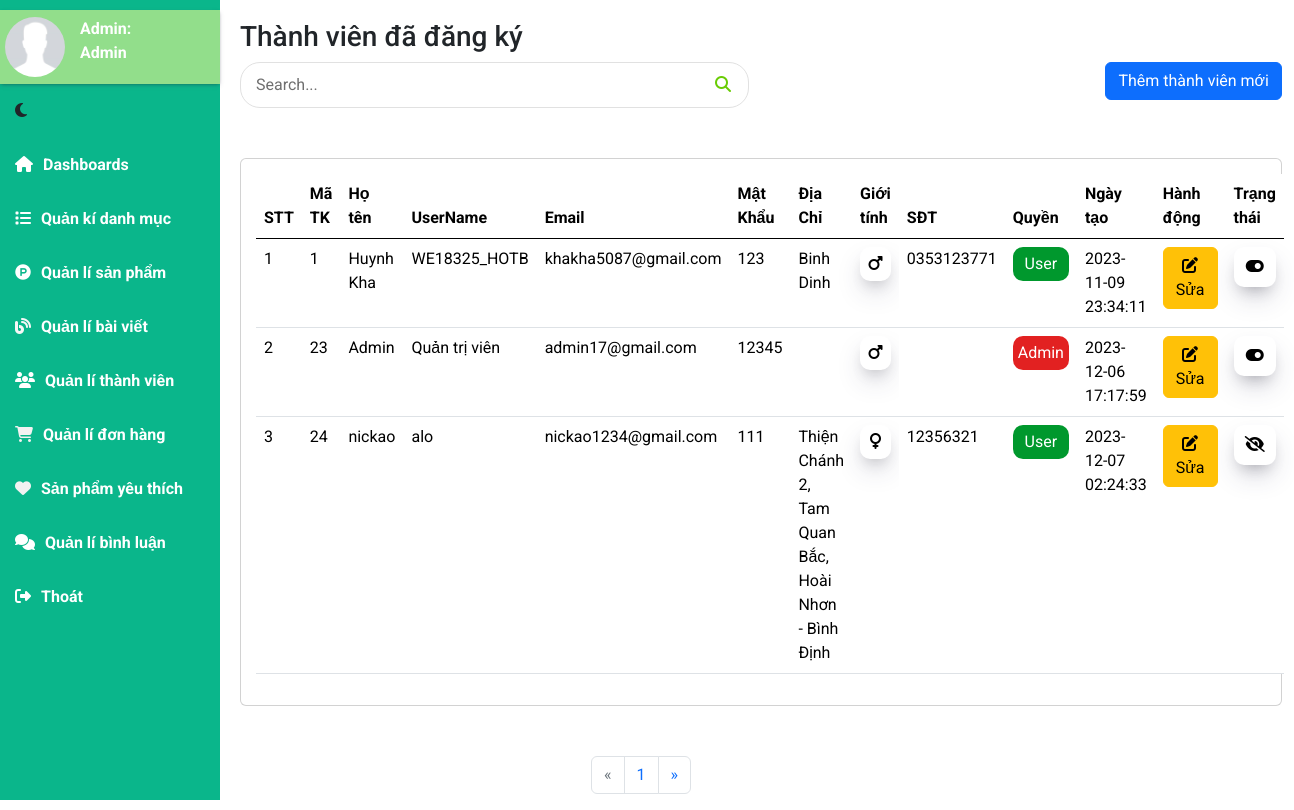
/admin/user (signed in), run on the app's committed database.
### tables this page shows
CREATE TABLE `taikhoan` (
  `MaTK` int NOT NULL,
  `HoTen` varchar(50) NOT NULL,
  `UserName` varchar(50) NOT NULL COMMENT 'Biệt danh',
  `Email` varchar(50) NOT NULL,
  `MatKhau` varchar(50) NOT NULL,
  `DiaChi` varchar(255) NOT NULL,
  `GioiTinh` tinyint(1) NOT NULL DEFAULT '0' COMMENT '0: là nam, 1: là nữ',
  `SoDienThoai` varchar(50) NOT NULL,
  `Quyen` tinyint(1) NOT NULL DEFAULT '0' COMMENT '0: là user, 1: là admin',
  `NgayTao` datetime DEFAULT CURRENT_TIMESTAMP,
  `HinhAnh` text,
  `HoatDong` tinyint(1) NOT NULL DEFAULT '0' COMMENT '0 là đang hoạt động, 1 là vô hiệu hóa tài khoản\r\n'
);

### app/controller/c_admin.php (called while the page is built, shortened)
<?php
    class c_admin extends c_base{
        private $htmlAdmin;
        function __construct(){
            $this->htmlAdmin = new m_admin;
        }
            function user(){
                $this->titlepage = "Admin user";
                $page = isset($_GET['page']) ? (int)$_GET['page'] : 1;
                if(isset($_POST['search_product'])){
                    $keyword = $_POST['keyword'];
                } else {
                    $keyword = "";
                }
                $SoTrang = ceil($this->htmlAdmin->user_adminPhanTrang()/6);
                $userall = $this->htmlAdmin->get_useradmin($keyword,$page);
                $this->data['userall'] = $userall;
                $this->data['SoTrang'] = $SoTrang;
                $this->data['page'] = $page;
                $this->renderView("admin/v_admin_user", $this->titlepage ,$this->data);
            }
    }
?>

### app/routing/routeIndex.php (called while the page is built, shortened)
<?php
    $uri = isset($_GET['url']) ? "/".rtrim($_GET['url'], '/') : '/index';
    Route::dispatch($uri);
?>

### index.php (called while the page is built, shortened)
<?php
    include_once 'app/routing/routeIndex.php';
?>

### app/model/m_pdo.php (called while the page is built, shortened)
<?php
            class m_pdo{
        private $dbhost= DB_HOST;
        private $dbname= DB_NAME;
        private $username= DB_USERNAME;
        private $password = DB_PASSWORD;
        private $conn;
        function __construct(){
            try {
                $this->conn = new PDO("mysql:host=".$this->dbhost.";dbname=".$this->dbname, $this->username, $this->password);
                $this->conn->setAttribute(PDO::ATTR_ERRMODE, PDO::ERRMODE_EXCEPTION);
            } catch (PDOException $th) {
                throw $th;
            }
        }
        function pdo_query($sql){
            $sql_args = array_slice(func_get_args(), 1);
            try{
                $this->stmt = $this->conn->prepare($sql);
                $this->stmt->execute($sql_args);
                $rows = $this->stmt->fetchAll();
                return $rows;
            }
            catch(PDOException $e){
                throw $e;
            }
            finally{
                unset($conn);
            }
        }
    }
?>

### app/model/m_admin.php (called while the page is built, shortened)
<?php
    class m_admin {
        private $data;
        function __construct(){
            $this->data = new m_pdo;
        }
        function get_useradmin($keyword,$page=1){
            $BatDau = ($page - 1) * 6;
            return $this->data->pdo_query("SELECT * FROM TaiKhoan WHERE
                CASE
                WHEN Quyen = 0 THEN 'user'
                WHEN Quyen = 1 THEN 'admin'
                END
                LIKE '%$keyword%' OR HoTen LIKE '%$keyword%' LIMIT $BatDau,6");
        }
    }
?>

### app/view/admin/v_admin_user.php (the view, shortened to what this page needs)
<?php include_once 'v_admin_header.php' ?>
<div class="main-content">
    <h3 class="title-page">
        Thành viên đã đăng ký
    </h3>
    <div class="row">
        <div class="col-md-6">
            <div class="blog__sidebar__search">
                <form action="index.php?mod=admin&act=admin_user" method="post">
                    <input type="text" name="keyword" placeholder="Search...">
                    <button type="submit" name="search_product"><i class="fa-solid fa-magnifying-glass" style="color: #69cc05;"></i></button>
                </form>
            </div>
        </div>
        <div class="col-md-6">
            <div class="d-flex justify-content-end">
                <a href="<?=APPURL?>admin/userAdd" class="btn btn-primary mb-2">Thêm thành viên mới </a>
            </div>
        </div>
    </div>
    <section class="row">
        <div class="col-sm-12 col-md-12 col xl-12">
            <div class="card chart">
                <table class="table">
                    <thead>
                        <tr>
                            <th>STT</th>
                            <th>Mã TK </th>
                            <th>Họ tên </th>
                            <th>UserName</th>
                            <th>Email </th>
                            <th>Mật Khẩu </th>
                            <th>Địa Chỉ </th>
                            <th>Giới tính </th>
                            <th>SĐT </th>
                            <th>Quyền</th>
                            <th>Ngày tạo</th>
                            <th>Hành động</th>
                            <th>Trạng thái</th>
                        </tr>
                    </thead>
                    <tbody>
                        <?php
                            $userall = $data['userall'];
                            $stt = 1;
                            foreach($userall as $user):
                        ?>
                        <tr>
                            <td><?=$stt?></td>
                            <td><?=$user['MaTK']?></td>
                            <td><?=$user['HoTen']?></td>
                            <td><?=$user['UserName']?></td>
                            <td><?=$user['Email']?></td>
                            <td style="width:30px;"><?=$user['MatKhau']?></td>
                            <td><?=$user['DiaChi']?></td>
                            <td>
                                <?php
                                    switch ($user['GioiTinh']) {
                                        case '0':
                                            echo '<p class="GioiTinhproduct"><i class="fa-solid fa-mars"></i></p>';
                                            break;
                                        case '1':
                                            echo '<p class="GioiTinhproduct"><i class="fa-solid fa-venus"></i></p>';
                                            break;
                                    }
                                ?>
                            </td>
                            <td><?=$user['SoDienThoai']?></td>
                            <td>
                                <?php
                                    switch ($user['Quyen']) {
                                        case '0':
                                            echo '<p style="text-align: center; color:#fff; padding:5px 5px; background-color: #00982d;border-radius: 10px;">User</p>';
                                            break;
                                        case '1':
                                            echo '<p style="text-align: center; color:#fff; padding:5px 5px; background-color: #e22121;border-radius: 10px;">Admin</p>';
                                            break;
                                    }
                                ?>
                            </td>
                            <td><?=$user['NgayTao']?></td>
                            <td>
                                <a href="<?=APPURL?>admin/userEdit/<?=$user['MaTK']?>" class="btn btn-warning"><i class="fa-solid fa-pen-to-square"></i> Sửa</a>
                            </td>
                            <td>
                                <?php
                                    switch ($user['HoatDong']) {
                                        case '0':
                                            echo '<p class="statusproduct_1"><i class="fa-solid fa-toggle-on" style="green"></i></p>';
                                            break;
                                        case '1':
                                            echo '<p class="statusproduct_1"><i class="fa-solid fa-eye-slash"></i></p>';
                                            break;
                                    }
                                ?>
                            </td>
                        </tr>
                        <?php
                            $stt++;
                            endforeach;
                        ?>
                    </tbody>
                </table>
            </div>
        </div>
    </section>
</div>
<div class="admin__pagein">
    <ul class="pagination">
        <li class="page-item <?= ($data['page'] <= 1) ? "disabled" : ""?>">
            <a class="page-link" href="<?=APPURL?>admin/user?page=<?=($data['page']-1)?>" aria-label="Previous">
                <span aria-hidden="true">&laquo;</span>
            </a>
        </li>
        <?php
        $SoTrang = $data['SoTrang'];
        for($i=1; $i <= $SoTrang ; $i++): ?>
            <li class="page-item <?= ($page==$i) ? 'active' : '' ?>">
                <a class="page-link" href="<?=APPURL?>admin/user?page=<?=$i?>"><?=$i?></a>
            </li>
        <?php endfor;  ?>
        <li class="page-item <?=  ($page >= $SoTrang) ? "disabled" : ""?>">
        <a class="page-link" href="<?= APPURL?>admin/user?page=<?= ($data['page'] + 1) ?>" aria-label="Next">
                <span aria-hidden="true">&raquo;</span>
            </a>
        </li>
    </ul>
    </div>
<?php include_once 'v_admin_footer.php' ?>

### app/routing/route.php (shortened to what this page needs)
<?php
class route {
    private static $routes = [];
    public static function add($uri, $controller) {
        $uri="#^".$uri."$#";
        self::$routes[] = ['uri' => $uri, 'controller' => $controller];
    }
    public static function dispatch($uri) {
        foreach (self::$routes as $route) {
            if (preg_match($route['uri'], $uri,$matches)) {
                if(count($matches)>0){
                    list($controller, $method) = explode('@', $route['controller']);
                    $controllerInstance = new $controllerClass();
                    $controllerInstance->$method();
                    return;
                }
            }
        }
    }
}

### public/css/admin.css (style rules this page uses)
* { padding: 0; margin: 0; box-sizing: border-box; font-family: 'Roboto', sans-serif; }
body { background-color: #e6e6e6; }
.main-content { padding-left: 240px; padding-bottom: 20px; }
.main-content .title-page { padding-top: 20px; }
.chart { padding: 15px; border-radius: 10px; }
.admin__pagein { display: flex; justify-content: center; padding-top: 30px; }
.blog__sidebar__search { margin-bottom: 50px; }
.blog__sidebar__search form { position: relative; }
.blog__sidebar__search form input { width: 100%; height: 46px; font-size: 16px; color: #6f6f6f; padding-left: 15px; border: 1px solid #e1e1e1; border-radius: 20px; }
.blog__sidebar__search form input::placeholder { color: #6f6f6f; }
.blog__sidebar__search form button { font-size: 16px; color: #6f6f6f; background: transparent; border: none; position: absolute; right: 0; top: 0; height: 100%; padding: 0px 18px; }
.statusproduct_1 { border-radius: 10px; text-align: center; padding: 8px 8px; background-color: #fff; color: #000; box-shadow: rgba(50, 50, 93, 0.25) 0px 13px 27px -5px, rgba(0, 0, 0, 0.3) 0px 8px 16px -8px; }
.GioiTinhproduct { text-align: center; padding:5px 5px; background-color: #fff; border-radius: 10px; color: #000; box-shadow: rgba(50, 50, 93, 0.25) 0px 13px 27px -5px, rgba(0, 0, 0, 0.3) 0px 8px 16px -8px; }

### data on the page
taikhoan: MaTK "1", HoTen "Huynh Kha", UserName "WE18325_HOTB", Email "khakha5087@gmail.com", MatKhau "123", DiaChi "Binh Dinh", GioiTinh 0 (drawn), SoDienThoai "0353123771", Quyen "User", NgayTao "2023-11-09 23:34:11", HoatDong 0 (drawn)
taikhoan: MaTK "23", HoTen "Admin", UserName "Quản trị viên", Email "admin17@gmail.com", MatKhau "12345", GioiTinh 0 (drawn), Quyen "Admin", NgayTao "2023-12-06 17:17:59", HoatDong 0 (drawn)
taikhoan: MaTK "24", HoTen "nickao", UserName "alo", Email "nickao1234@gmail.com", MatKhau "111", DiaChi "Thiện Chánh 2, Tam Quan Bắc, Hoài Nhơn - Bình Định", GioiTinh 1 (drawn), SoDienThoai "12356321", Quyen "User", NgayTao "2023-12-07 02:24:33", HoatDong 1 (drawn)
